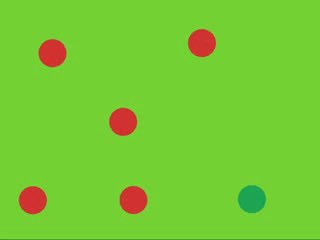
#> input picture frame 30 of Practicas/P4/CV/P4-Adrian_Losada_Alvarez/videos/SCE_bur_1_distractores_altos.avi, 320 x 240 px
$ jupyter execute --allow-errors trash.ipynb   (shell and % lines are left out)   (older library calls are emulated)
#> lines starting #> are read from the running program, lines starting #| are printed output that depends on the picture; pictures that were not available may be replaced by others from this repository, and a replacement may not be noted
#> further down, frame is the input picture: shape (240, 320, 3); mean B, G, R 51.1, 202.2, 118.8
# ESTÁTICA

## Try 1

[cell 1]
import cv2
import numpy as np
import matplotlib.pyplot as plt

# Función para calcular el mapa de saliencia basado en el espectro de fase de la transformada de Fourier
def PFT_Color_Multiescala(img):
    # Si es una imagen en escala de grises, no podemos obtener información de los colores
    if len(img.shape) == 2:
        print("Imagen en escala de grises, devolviendo la imagen original...")
        return img

    rows, cols = img.shape[0], img.shape[1]
#> rows = 240; cols = 320


    # Pasamos de BGR a LAB
    imageLAB = cv2.cvtColor(img, cv2.COLOR_BGR2LAB)
#> imageLAB: shape (240, 320, 3); mean of channels 0, 1, 2 189.5, 79.5, 191.6

    # Obtenemos los canales L->blanco-negro (luminosidad), A->rojo-verde, B->azul-amarillo
    L = imageLAB[:,:,0]
    A = imageLAB[:,:,1]
    B = imageLAB[:,:,2]
    channels = [L, A, B]
    results = []

    # Para cada canal
    for i in range(len(channels)):
        # Transformada de Fourier
        img_fft = np.fft.fft2(channels[i])

        # Espectro de la fase de la imagen
        phase_espectrum = np.angle(img_fft)

        # Mapa de saliencia
        sm = cv2.GaussianBlur((np.abs(np.fft.ifft2(np.exp(1j * phase_espectrum)))**2), (3, 3), 1)

        # Redimensionamos y normalizamos el mapa de saliencia
        sm = cv2.normalize(cv2.resize(sm, (rows, cols), cv2.INTER_LANCZOS4), None, 0, 255, cv2.NORM_MINMAX).astype(np.uint8)

        # Calcular la varianza del mapa de saliencia del canal actual
        var = np.var(sm)

        # Ponderar el mapa de saliencia del canal actual en función de la varianza
        results.append(sm / (var + 1e-8))   # Se agrega un pequeño valor para evitar la división por cero
#> this loop made 3 passes
#> var on passes 1 to 3: 25.44, 49.44, 32.91
#> pass 1, in PFT_Color_Multiescala, `sm = cv2.normalize(cv2.resize(sm, (rows, cols), cv2.INTER_LANCZOS4), N..`:
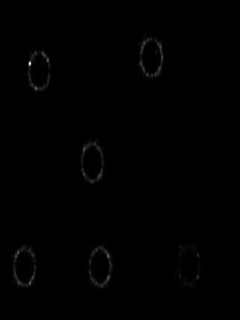
#> sm: shape (320, 240); min 0, max 255, mean 0.8
#> pass 2, in PFT_Color_Multiescala, `phase_espectrum = np.angle(img_fft)`:
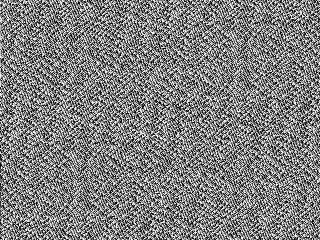
#> phase_espectrum: shape (240, 320) float64; min -3.14, max 3.14, mean -4.07e-17; drawn with min black and max white
#> after the loop, results = 3 items

    # Normalizar las ponderaciones para que sumen 1
    weights = np.array(results) / np.sum(results, axis=0)

    # Sumar los mapas ponderados
    combined_result = np.sum(weights * np.array(results), axis=0)

    return combined_result


# Cargar video
video_path = "./videos/SCE_bur_1_distractores_altos.avi"
cap = cv2.VideoCapture(video_path)

# Obtener información del video (dimensiones y fps)
fps = cap.get(cv2.CAP_PROP_FPS)
frame_width = int(cap.get(cv2.CAP_PROP_FRAME_WIDTH))
frame_height = int(cap.get(cv2.CAP_PROP_FRAME_HEIGHT))

# Iterar sobre los fotogramas del video
while cap.isOpened():
    ret, frame = cap.read()
    if not ret:
        break

    # Llamamos a la función para calcular el mapa de saliencia a multiescala con información de color e invariante a la escala
    sm = PFT_Color_Multiescala(frame)

    # Visualización en tiempo real (opcional)
    cv2.imshow('Salient Region', sm)
    if cv2.waitKey(1) & 0xFF == ord('q'):
#> (key q is pressed here)
        break

# Liberar objetos y cerrar ventanas
cap.release()
cv2.destroyAllWindows()

## Try 2

[cell 2]
# [17 lines left out: function PFT_generalizado, not called in this run]

def prueba(prev_frame, current_frame):
    b0, g0, r0 = cv2.split(prev_frame)
    b, g, r = cv2.split(current_frame)

    # Colores
    R = r - (g + b)/2
    G = g - (r + b)/2
    B = b - (r + g)/2
    Y = (r + g)/2 - np.abs(r - g)/2 - b

    # Canales componente-opuesta de color
    RG = R - G
    BY = B - Y

    # Canal de intensidad
    I = (r + g + b)/3
    I_tau = (r0 + g0 + b0)/3

    # Canal de movimiento
    M = np.abs(I - I_tau)   # Tau = 1

    # Devolvemos los 4 canales: 2 de colores, 1 de intensidad y 1 de movimiento
    return RG, BY, I, M


# Función para calcular la saliencia basada en color utilizando el modelo Itti-Koch y luego invertir los colores
def color_SM(frame):
    # Convertir el fotograma a espacio de color LAB
    lab_frame = cv2.cvtColor(frame, cv2.COLOR_BGR2LAB)
#> lab_frame: shape (240, 320, 3); mean of channels 0, 1, 2 189.5, 79.5, 191.6

    # Separar los canales LAB
    l, a, b = cv2.split(lab_frame)

    # Normalizar los canales a valores entre 0 y 1
    l_normalized = cv2.normalize(l, None, alpha=0, beta=1, norm_type=cv2.NORM_MINMAX, dtype=cv2.CV_32F)
    a_normalized = cv2.normalize(a, None, alpha=0, beta=1, norm_type=cv2.NORM_MINMAX, dtype=cv2.CV_32F)
    b_normalized = cv2.normalize(b, None, alpha=0, beta=1, norm_type=cv2.NORM_MINMAX, dtype=cv2.CV_32F)

    # Calcular la saliencia basada en todos los canales LAB
    sm = cv2.GaussianBlur(l_normalized, (0, 0), sigmaX=2, sigmaY=2)
#> sm: shape (240, 320) float32
    sm += cv2.GaussianBlur(a_normalized, (0, 0), sigmaX=2, sigmaY=2)
    sm += cv2.GaussianBlur(b_normalized, (0, 0), sigmaX=2, sigmaY=2)

    # Escalar a valores entre 0 y 255 y luego invertir los colores
    sm = ((255 - (sm * 255 / np.max(sm))).astype(np.uint8))

    # Normalizamos los valores
    sm_norm = cv2.normalize(sm,None,0.0,255,cv2.NORM_MINMAX, cv2.CV_32F)

    # Mapa de calor
    sm_heated = cv2.applyColorMap(np.uint8(sm_norm), cv2.COLORMAP_JET)
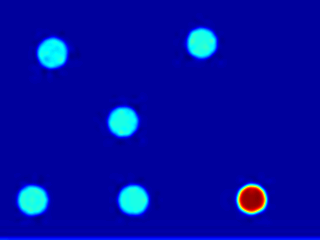
#> sm_heated: shape (240, 320, 3); mean B, G, R 162.6, 11.6, 2.1

    return sm_heated

# Función para calcular la saliencia basada en movimiento
def motion_SM(prev_frame, current_frame):
    # Convertir los fotogramas a escala de grises
    prev_gray = cv2.cvtColor(prev_frame, cv2.COLOR_BGR2GRAY)
    current_gray = cv2.cvtColor(current_frame, cv2.COLOR_BGR2GRAY)

    # Calcular el flujo óptico usando el método Farneback
    flow = cv2.calcOpticalFlowFarneback(prev_gray, current_gray, None, 0.5, 3, 15, 3, 5, 1.2, 0)

    # Calcular la magnitud del flujo óptico
    magnitude = np.sqrt(flow[:, :, 0] ** 2 + flow[:, :, 1] ** 2)

    # Normalizar la saliencia de movimiento
    sm = magnitude / np.max(magnitude)

    # Normalizamos los valores
    sm_norm = cv2.normalize(sm,None,0.0,255,cv2.NORM_MINMAX, cv2.CV_32F)

    # Mapa de calor
    sm_heated = cv2.applyColorMap(np.uint8(sm_norm), cv2.COLORMAP_JET)
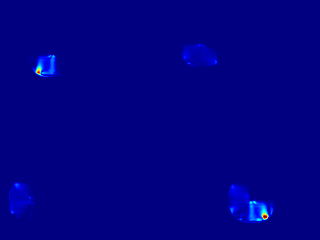
#> sm_heated: shape (240, 320, 3); mean B, G, R 130.9, 0.9, 0.2

    return sm_heated

# Función para combinar el mapa de saliencia con información de color y con movimiento
def GPhase_color_SM(color_sm, motion_sm):
    return (color_sm + motion_sm) / 2.0
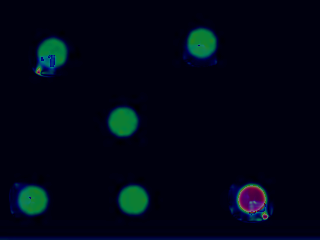
#> returned value: shape (240, 320, 3) float64; mean of channels 0, 1, 2 19.8, 6, 1.1; drawn as B, G, R


# Leer el video
video = cv2.VideoCapture('./videos/SCE_bur_1_distractores_altos.avi')

# Leer el primer fotograma
ret, prev_frame = video.read()
#display_handle = display(None, display_id=True)
while True:
    ret, current_frame = video.read()
    if not ret:
        break

    # Calcular la saliencia basada en color y movimiento
    color_sm = color_SM(current_frame)
    motion_sm = motion_SM(prev_frame, current_frame)
    combined_sm = GPhase_color_SM(color_sm, motion_sm)

    # Convertir color_sm y motion_sm a float64
    color_sm = color_sm.astype('float64')
    motion_sm = motion_sm.astype('float64')

    # Visualización del mapa saliencia mediante color, mediante movimiento y ambos combinados
    subplot = cv2.hconcat((color_sm, motion_sm, combined_sm))
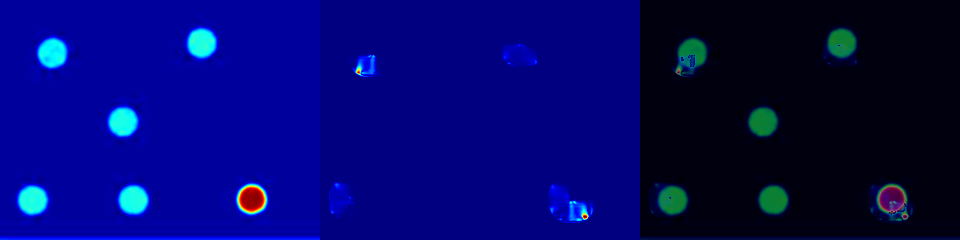
#> subplot: shape (240, 960, 3) float64; mean B, G, R 104.4, 6.2, 1.1
    ret, subplot = cv2.imencode('.jpg', subplot)
#> subplot = 19568 values, max 255 at index 0, min 0 at index 4, mean 124.1
    #display_handle.update(Image(data=subplot.tobytes()))
    RG, BY, I, M = prueba(prev_frame, current_frame)
#> in prueba, `G = g - (r + b)/2`:
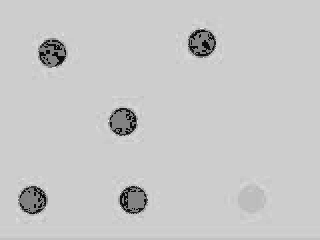
#> G: shape (240, 320) float64; min -87.5, max 177, mean 120.3; drawn with min black and max white
#> in prueba, `Y = (r + g)/2 - np.abs(r - g)/2 - b`:
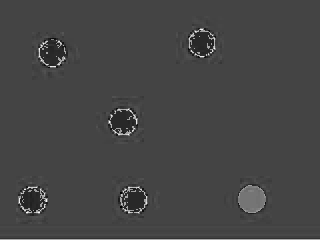
#> Y: shape (240, 320) float64; min -170, max 99, mean -97; drawn with min black and max white
#> in prueba, `RG = R - G`:
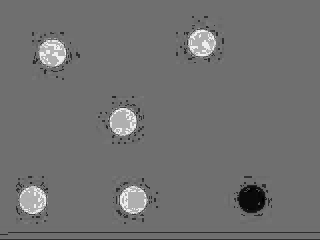
#> RG: shape (240, 320) float64; min -225, max 262.5, mean -9.2; drawn with min black and max white
#> in prueba, `BY = B - Y`:
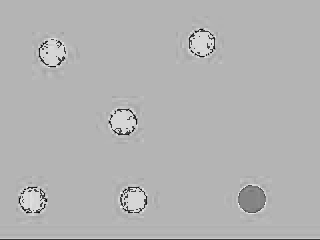
#> BY: shape (240, 320) float64; min -199, max 244.5, mean 112.9; drawn with min black and max white
    channels = [RG, BY, I, M]
    results = []

    for c in channels:
        var = np.var(c)
        results.append(c / (var + 1e-8))
#> this loop made 4 passes
#> var on passes 1 to 4: 1710.1, 864.6, 39.42, 0.821
#> after the loop, results = 4 items

    weights = np.array(results) / np.sum(results, axis=0)
    combined_result = np.sum(weights * np.array(results), axis=0)

    cv2.imshow("RG", RG)
    cv2.imshow("BY", BY)
    cv2.imshow("I", I)
    cv2.imshow("M", M)
    cv2.imshow("Combined", combined_result)
    cv2.waitKey(10)
    """cv2.imshow("Color", color_sm)
    cv2.imshow("Motion", motion_sm)
    cv2.imshow("Color+Motion", combined_sm)"""

    if cv2.waitKey(20) == ord('q'):
#> (key q is pressed here)
        break

    # Actualizar el fotograma previo para el siguiente cálculo
    prev_frame = current_frame

# Liberar los recursos
cv2.destroyAllWindows()
video.release()
#display_handle.update(None)

## Gaussian Metrics Code

[cell 3]
# Definimos las listas para almacenar los valores de las métricas
AUCj_values = []
AUCshuff_values = []
NSS_values = []
CC_values = []

# Definimos los valores de sigma con un intervalo de 25
sigmas = [1, 25, 50, 75, 100, 125, 150, 175, 200]

# Iteramos sobre los diferentes valores de sigma
#> (the rest of this cell did not finish here and is left out)

[cell 4]
# Creamos el DataFrame con las métricas
data = {
    'Sigma Value':sigmas,
    'AUCjudd':AUCj_values,
    'AUCshuff':AUCshuff_values,
    'NSS':NSS_values,
    'CC':CC_values
}
#> data = {'Sigma Value': [1, 25, 50, 75, 100, 125, 150, 175, 200], 'AUCjudd': [], 'AUCshuff': [], 'NSS': [], 'CC': []}

#> (the rest of this cell did not finish here and is left out)

## WORKS FINE:

[cell 5]
# [145 lines left out: functions SR_Color_Multiescala, PFT_Color_Multiescala, not called in this run]

# DINÁMICA

## OLD PFT_VIDEO

[cell 6]
# Función para calcular el mapa de saliencia basado en el espectro de fase de la transformada de Fourier para video
# [85 lines left out: function PFT_video, not called in this run]


# Cargamos los videos
#> (the rest of this cell did not finish here and is left out)

## OLD PDZHOU+COLOR

[cell 7]
# Función para calcular el mapa de saliencia mediante la discrepancia de la fase
def PDZhou_color_SM(prev_frame, current_frame):
    # Obtenemos la dimensión de los frames
    shape_frame = (prev_frame.shape[1], prev_frame.shape[0])    # (width, height)
#> shape_frame = (320, 240)
#> `ret, sm = cv2.imencode('.jpg', sm)`: sm = 5801 values, max 255 at index 0, min 0 at index 4, mean 128.2
#> (reads Practicas/P4/CV/P4-Adrian_Losada_Alvarez/FixVideoData.mat from the repository)

    # Mapa de calor por colores:
    # Convertir el fotograma a espacio de color LAB
    lab_frame = cv2.cvtColor(prev_frame, cv2.COLOR_BGR2LAB)

    # Separar los canales LAB
    l, a, b = cv2.split(lab_frame)

    # Normalizar los canales a valores entre 0 y 1
    l_normalized = cv2.normalize(l, None, alpha=0, beta=1, norm_type=cv2.NORM_MINMAX, dtype=cv2.CV_32F)
    a_normalized = cv2.normalize(a, None, alpha=0, beta=1, norm_type=cv2.NORM_MINMAX, dtype=cv2.CV_32F)
    b_normalized = cv2.normalize(b, None, alpha=0, beta=1, norm_type=cv2.NORM_MINMAX, dtype=cv2.CV_32F)

    # Calcular la saliencia basada en todos los canales LAB
    sm_c = cv2.GaussianBlur(l_normalized, (5, 5), sigmaX=8, sigmaY=8)
    sm_c += cv2.GaussianBlur(a_normalized, (5, 5), sigmaX=8, sigmaY=8)
    sm_c += cv2.GaussianBlur(b_normalized, (5, 5), sigmaX=8, sigmaY=8)

    # Escalar a valores entre 0 y 255 y luego invertir los colores
    sm_c = 255 - (sm_c * 255 / np.max(sm_c))

    # Mapa de calor por movimiento:
    # Escalar y redimensionar los fotogramas de entrada
    prev_frame = cv2.resize(cv2.normalize(prev_frame, None, 0.0, 1.0, cv2.NORM_MINMAX, dtype=cv2.CV_32F), (320, 240))
    current_frame = cv2.resize(cv2.normalize(current_frame, None, 0.0, 1.0, cv2.NORM_MINMAX, dtype=cv2.CV_32F), (320, 240))

    # Calcular la transformada de Fourier de los fotogramas
    prev_FFT = np.fft.fft2(prev_frame)
    current_FFT = np.fft.fft2(current_frame)

    # Calcular la magnitud y fase de las transformadas de Fourier
    prev_mag = np.abs(prev_FFT)
    current_mag = np.abs(current_FFT)
    prev_phase = np.angle(prev_FFT)
    current_phase = np.angle(current_FFT)

    # Calcular los mapas de magnitud usando la discrepancia de fase
    mMap1 = np.abs(np.fft.ifft2((current_mag - prev_mag) * np.exp(1j * prev_phase)))
    mMap2 = np.abs(np.fft.ifft2((current_mag - prev_mag) * np.exp(1j * current_phase)))

    # Multiplicar los mapas de magnitud para obtener la imagen de saliencia
    img = mMap1 * mMap2

    # Sumar sobre los canales de color para obtener un solo mapa de saliencia
    sm_m = np.sum(img, axis=2)

    # Media de ambos mapas de calor:
    sm = (sm_c*0.01 + sm_m*100) / 2 # Le quitamos peso a la información de color y se lo damos al movimiento para nivelarlos

    # Redimensionar el mapa de saliencia a la forma deseada
    sm_resized = cv2.resize(sm, shape_frame)

    # Normalizar el mapa de saliencia para el rango 0-255
    sm_norm = cv2.normalize(sm_resized, None, 0.0, 255, cv2.NORM_MINMAX, cv2.CV_32F)

    return sm_norm


# Leer el video
video = cv2.VideoCapture('./videos/SCE_bur_1_distractores_altos.avi')

# Leer el primer fotograma
ret, prev_frame = video.read()
display_handle = display(None, display_id=True)
#> (the rest of this cell did not finish here and is left out)

## PFT (VIDEO) INCORRECTO (2 FRAMES)

[cell 8]
WIDTH = 64

# Función para calcular el mapa de saliencia basado en el espectro de fase de la transformada de Fourier
# [86 lines left out: function PFTVideo_Color_Multiescala, not called in this run]


# Cargamos los videos
#> (the rest of this cell did not finish here and is left out)

## OLD METRICS

[cell 9]
gp_AUC_scores = []
gp_NSS_scores = []
gp_CC_scores = []
pd_AUCjudd_scores = []
pd_AUCshuff_scores = []
pd_NSS_scores = []
pd_CC_scores = []


# Recorremos la base de datos con los videos iniciales
#> (the rest of this cell did not finish here and is left out)

# TEST

[cell 10]
import cv2
import numpy as np
import matplotlib
matplotlib.use('TkAgg')
import matplotlib.pyplot as plt
import scipy.io as sio
import pandas as pd
import os
import time
from IPython.display import display, Image

def PDZhou(prev_frame, current_frame):
    # Si el video está en escala de grises
    if len(prev_frame) == 2:
        # Calculamos la Transformada de Fourier 2D para cada fotograma
        FFT1 = np.fft.fft2(prev_frame)
        FFT2 = np.fft.fft2(current_frame)

        # Calculamos la magnitud y la fase de cada transformada de Fourier
        Amp1 = np.abs(FFT1)
        Amp2 = np.abs(FFT2)
        Phase1 = np.angle(FFT1)
        Phase2 = np.angle(FFT2)

        # Calculamos los mapas de magnitud
        mMap1 = np.abs(np.fft.ifft2((Amp2 - Amp1) * np.exp(1j * Phase1)))
        mMap2 = np.abs(np.fft.ifft2((Amp2 - Amp1) * np.exp(1j * Phase2)))

        # Calculamos el mapa combinado
        mMap = mMap1 * mMap2

        # Suavizado
        mMap = cv2.GaussianBlur(mMap,(85,85),20,20)

    # Si tiene canales de color
    else:
        # Obtenemos los canales de color
        prev_frame_channels = [prev_frame[:, :, 0], prev_frame[:, :, 1], prev_frame[:, :, 2]]
        current_frame_channels = [current_frame[:, :, 0], current_frame[:, :, 1], current_frame[:, :, 2]]
        results = []

        # Calculamos el mapa de saliencia para cada canal de color
        for i in range(len(prev_frame_channels)):
            # Calculamos la Transformada de Fourier 2D para cada fotograma
            FFT1 = np.fft.fft2(prev_frame_channels[i])
            FFT2 = np.fft.fft2(current_frame_channels[i])

            # Calculamos la magnitud y la fase de cada transformada de Fourier
            Amp1 = np.abs(FFT1)
            Amp2 = np.abs(FFT2)
            Phase1 = np.angle(FFT1)
            Phase2 = np.angle(FFT2)

            # Calculamos los mapas de magnitud
            mMap1 = np.abs(np.fft.ifft2((Amp2 - Amp1) * np.exp(1j * Phase1)))
            mMap2 = np.abs(np.fft.ifft2((Amp2 - Amp1) * np.exp(1j * Phase2)))

            # Calculamos el mapa combinado
            mMap_channel = mMap1 * mMap2

            # Suavizado
            mMap_channel = cv2.GaussianBlur(mMap_channel,(85,85),20,20)

            # Agregamos el mapa de saliencia del canal actual a la lista
            results.append(mMap_channel)
#> this loop made 3 passes
#> after the loop, results = 3 items

        # Sumamos los mapas de saliencia de cada canal de color
        mMap = np.sum(results, axis=0)

    # Normalización
    mMap_norm = cv2.normalize(mMap, None, 0, 255, cv2.NORM_MINMAX).astype(np.uint8)

    return mMap_norm


# [4 lines left out: function normalize_map, not called in this run]

def discretize_gt(gt):
	return gt/255

# [126 lines left out: functions AUC_judd, AUC_shuff, NSS, CC, not called in this run]


# Definimos el path a los videos
videos_path = './videos/'

# Cargamos los mapas de fijación
fixation_maps =  sio.loadmat('./FixVideoData.mat')

# Definimos el número de videos a procesar
nvideos = 6

# Recorremos la base de datos con los videos iniciales
for ivideo in range(fixation_maps['EyeTrackVDB'].shape[0]):
    # Leemos el video y el mapa de fijación correspondiente
    name_video = fixation_maps['EyeTrackVDB'][ivideo]['Name'][0][0]
    video = cv2.VideoCapture(videos_path + name_video)

    if (video.isOpened() == False):
        print("Error en la apertura del fichero {}".format(videos_path + name_video))

    # Recuperamos as propieades do video.
    frame_w = int(video.get(cv2.CAP_PROP_FRAME_WIDTH))
    frame_h = int(video.get(cv2.CAP_PROP_FRAME_HEIGHT))

    frame_count = 0
    ret, prev_frame = video.read()
    while(True):
        ret, current_frame = video.read()
        if(not ret):
            break

        # Obtenemos el mapa de saliencia para el frame
        #gp_sm_frame = PFTVideo_Color_Multiescala(prev_frame, current_frame)  # Fase global
        pd_sm_frame = PDZhou(prev_frame, current_frame)  # Discrepancia de la fase

        # Leer las fijaciones del frame
        fix = fixation_maps['EyeTrackVDB'][ivideo]['Frame'][0]['FixL'][0,frame_count][:,0:2]
        randNum = np.random.randint(len(fixation_maps['EyeTrackVDB'][ivideo]['Frame'][0]['FixL'][0]))
        print(randNum)
        other_fix = fixation_maps['EyeTrackVDB'][ivideo]['Frame'][0]['FixL'][0,randNum][:,0:2]

        # Construir el mapa de densidad de fijaciones
        map_fix_frame = np.zeros((frame_h,frame_w))
        for ifix in range(fix.shape[0]):
            # Puede haber fijaciones fuera de los margenes de la imagen
            if(int(fix[ifix][0]) < frame_h and int(fix[ifix][1]) < frame_w):
                map_fix_frame[int(fix[ifix][1]), int(fix[ifix][0])] = 255   # Mapa de fijaciones
        # Convolucionamos con una gaussiana las fijaciones para obtener el mapa de densidad de fijaciones
        map_den_fix = (np.floor(cv2.normalize(cv2.GaussianBlur(np.float32(map_fix_frame),(85,85),20,20), None, 0, 255, cv2.NORM_MINMAX))).astype(np.uint8)

        # Visualización
        cv2.imshow('Saliency map {}'.format(randNum), map_den_fix)
        time.sleep(5)

        # Actualizamos
        prev_frame = current_frame

        if cv2.waitKey(1) & 0xFF == ord('q'):
#> (key q is pressed here)
            break

    # Liberar recursos
    cap.release()
    cv2.destroyAllWindows()
